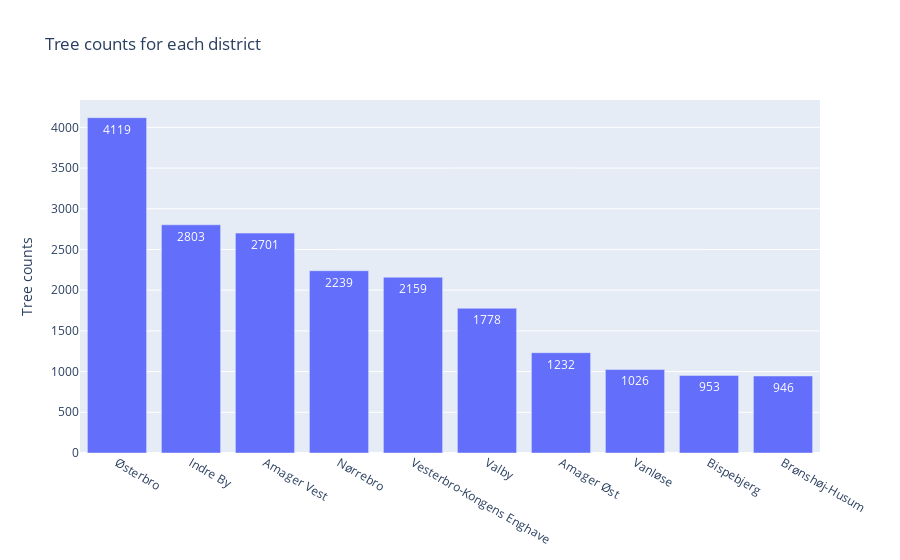

The notebook cell this image was saved under:
### Code cell
fig = go.Figure([go.Bar(x=byer.index, y=byer.values,
                 text=byer.values,textposition="auto")])
fig.update_layout(title = "Tree counts for each district",
                 yaxis_title = "Tree counts")
fig.show()

### Figure 1 — Plotly figure (JSON) as saved in the notebook; plotly's stock layout.template omitted (floating-point values rounded to 4 significant figures)
{"data": [{"text": [4119, 2803, 2701, 2239, 2159, 1778, 1232, 1026, 953, 946], "textposition": "auto", "type": "bar", "x": ["Østerbro", "Indre By", "Amager Vest", "Nørrebro", "Vesterbro-Kongens Enghave", "Valby", "Amager Øst", "Vanløse", "Bispebjerg", "Brønshøj-Husum"], "y": [4119, 2803, 2701, 2239, 2159, 1778, 1232, 1026, 953, 946]}], "layout": {"title": {"text": "Tree counts for each district"}, "yaxis": {"title": {"text": "Tree counts"}}}}
